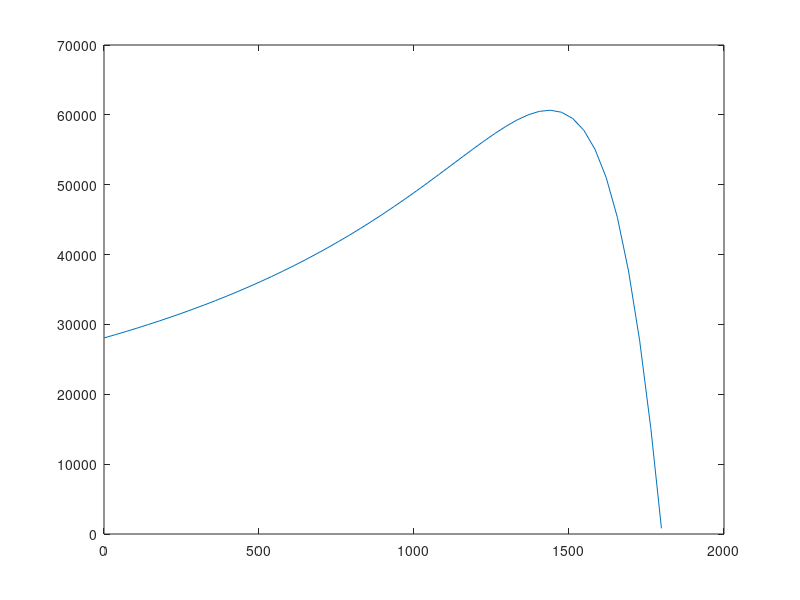

This chart was generated by the following MATLAB code:

clear 
clc 

% Thevenin equivalent equation 

% 1iust for test purposes : 
r1 = 0.641 ; % Stator resistance 
x1 = 1.102 ; % Stator Reactance 
r2 = 0.332 ; % Rotor resistance 
x2 = 0.464 ; % rotor reactance 
xm = 26.3 ;  % magnetizing branch reactance
v_phase = 460/sqrt(3) ;  % note that v_phase is 3vtriphase 
n_sync = 1800 ; % synchronous speed rpm 
w_sync = n_sync * 2*pi/60 ; % Conversion from rpm en rad/s 
s = (0:1:50)/50 ; % slip
s(1) = 0.001 ; 
nm = (1-s) * n_sync ; 

% Calculate Thevenin voltage and impedance 
v_th = v_phase * (xm / sqrt(r1^2 + (x1 + x2)^2)) ; 
z_th = ((1i*xm)*(r1+1i*x1))/(r1 + 1i*(x1+xm)) ; 
r_th = real(z_th) ; 
x_th = imag(z_th) ; 


for ii = 1:51 
    t_ind(ii) = (3*(v_th^2)*r2/s(ii) / ( w_sync * ((r_th + (r2/s(ii)))^2 + (x_th + x2)^2))) ; 
end

plot(nm,t_ind)

